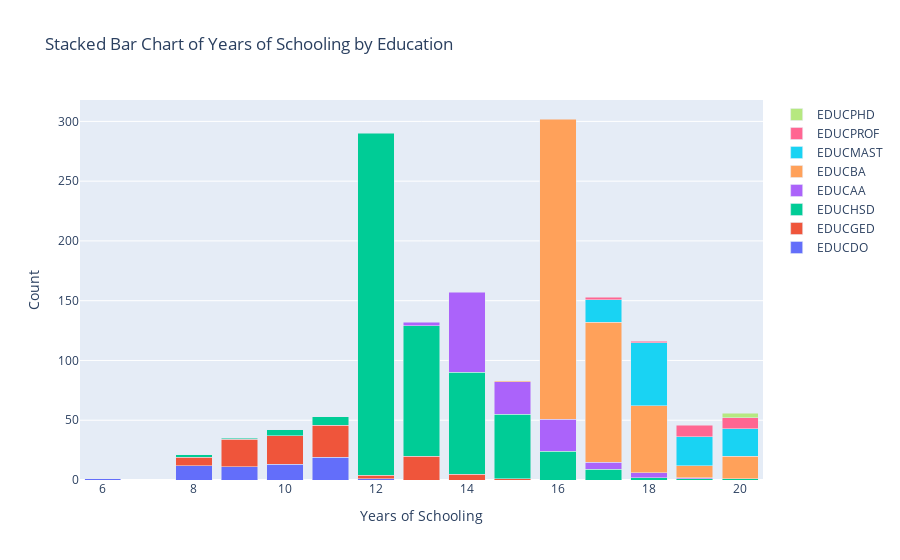

The code cell stored with this chart in its notebook:
### Code cell
# Check for Highest Educational qualification - Relationship with Years of Schooling

counts = df_data.groupby(['S', 'EDUCATION']).size().reset_index(name='COUNT')

# Create a stacked bar chart
fig = go.Figure()
for education_level in counts['EDUCATION'].unique():
    filtered_data = counts[counts['EDUCATION'] == education_level]
    fig.add_trace(go.Bar(
        x=filtered_data['S'],
        y=filtered_data['COUNT'],
        name=education_level
    ))

fig.update_layout(
    xaxis=dict(title='Years of Schooling'),
    yaxis=dict(title='Count'),
    title='Stacked Bar Chart of Years of Schooling by Education',
    barmode='stack'
)

fig.show()

### Figure 1 — Plotly figure (JSON) as saved in the notebook; plotly's stock layout.template omitted (floating-point values rounded to 4 significant figures)
{"data": [{"name": "EDUCDO", "type": "bar", "x": [6, 8, 9, 10, 11, 12], "y": [1, 12, 11, 13, 19, 1]}, {"name": "EDUCGED", "type": "bar", "x": [8, 9, 10, 11, 12, 13, 14, 15], "y": [7, 23, 24, 27, 3, 20, 5, 1]}, {"name": "EDUCHSD", "type": "bar", "x": [8, 9, 10, 11, 12, 13, 14, 15, 16, 17, 18, 19, 20], "y": [2, 1, 5, 7, 286, 109, 85, 54, 24, 9, 2, 1, 1]}, {"name": "EDUCAA", "type": "bar", "x": [13, 14, 15, 16, 17, 18, 19], "y": [3, 67, 27, 27, 6, 4, 1]}, {"name": "EDUCBA", "type": "bar", "x": [15, 16, 17, 18, 19, 20], "y": [1, 251, 117, 56, 10, 19]}, {"name": "EDUCMAST", "type": "bar", "x": [17, 18, 19, 20], "y": [19, 53, 24, 23]}, {"name": "EDUCPROF", "type": "bar", "x": [17, 18, 19, 20], "y": [2, 1, 10, 9]}, {"name": "EDUCPHD", "type": "bar", "x": [20], "y": [4]}], "layout": {"barmode": "stack", "title": {"text": "Stacked Bar Chart of Years of Schooling by Education"}, "xaxis": {"title": {"text": "Years of Schooling"}}, "yaxis": {"title": {"text": "Count"}}}}
